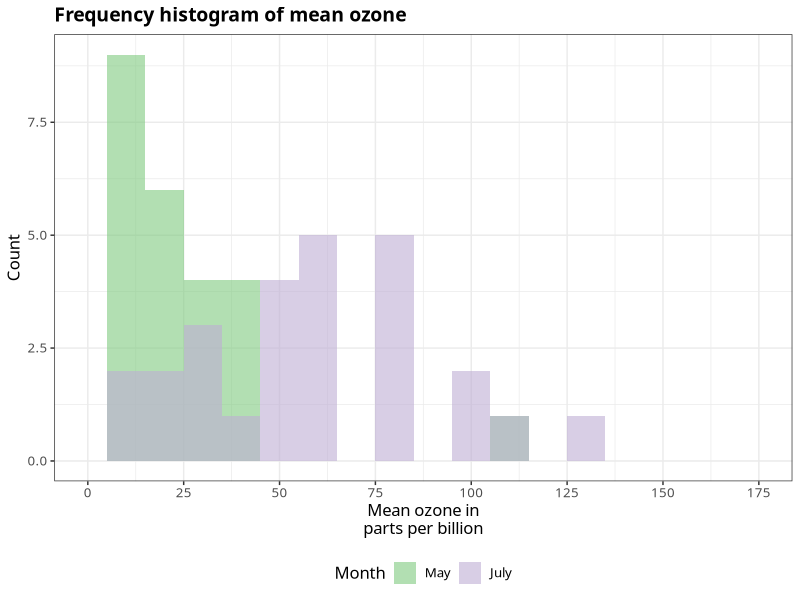
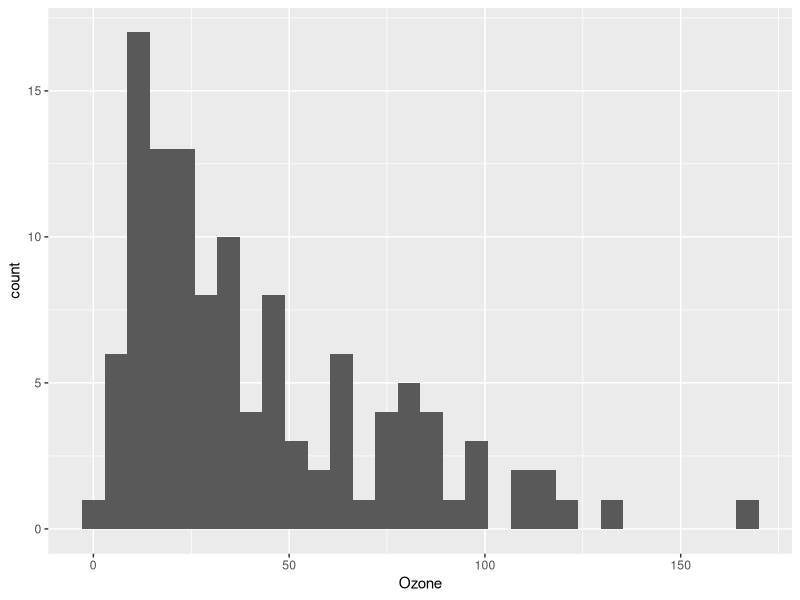
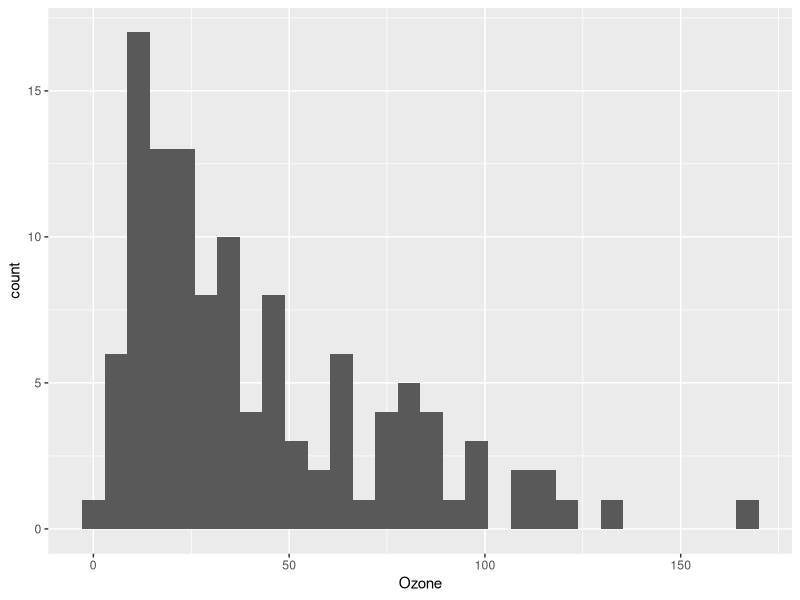
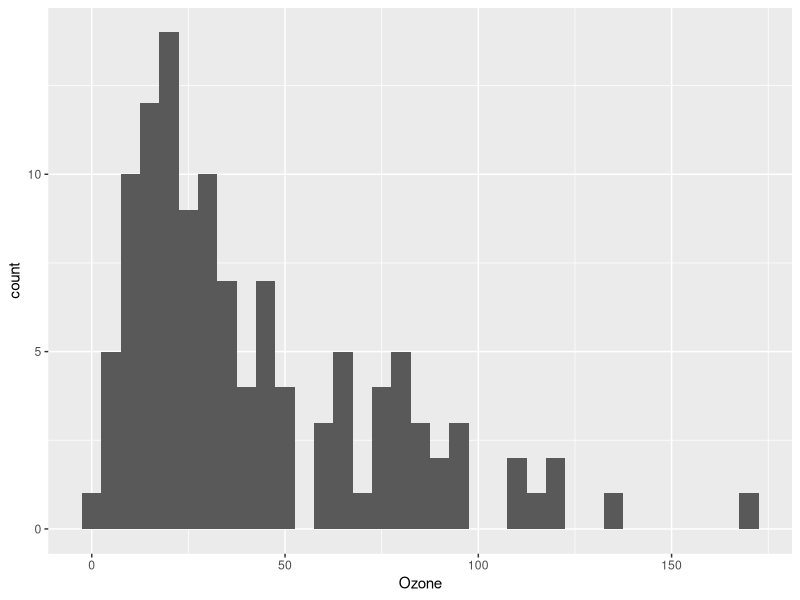
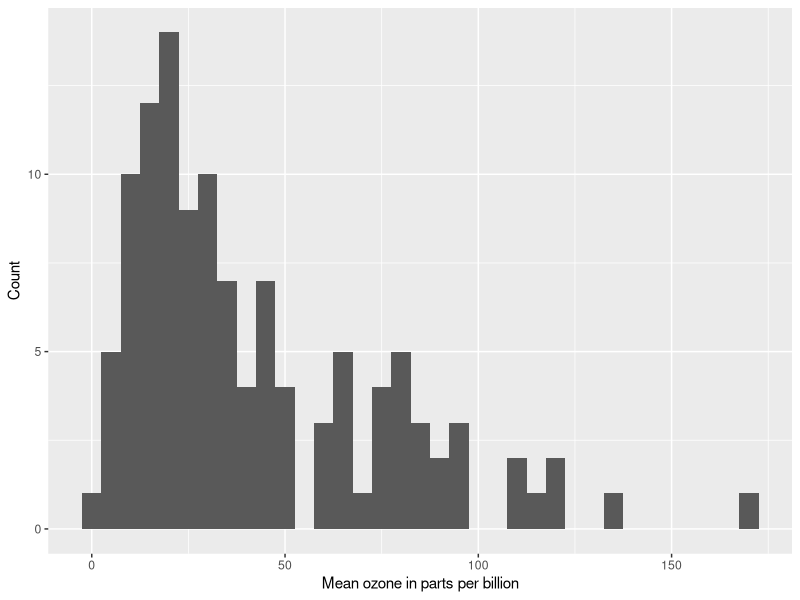
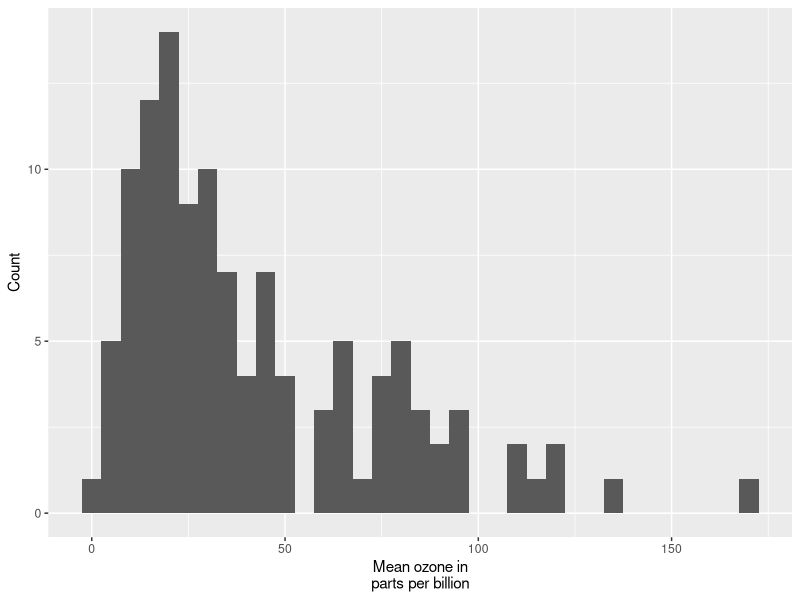
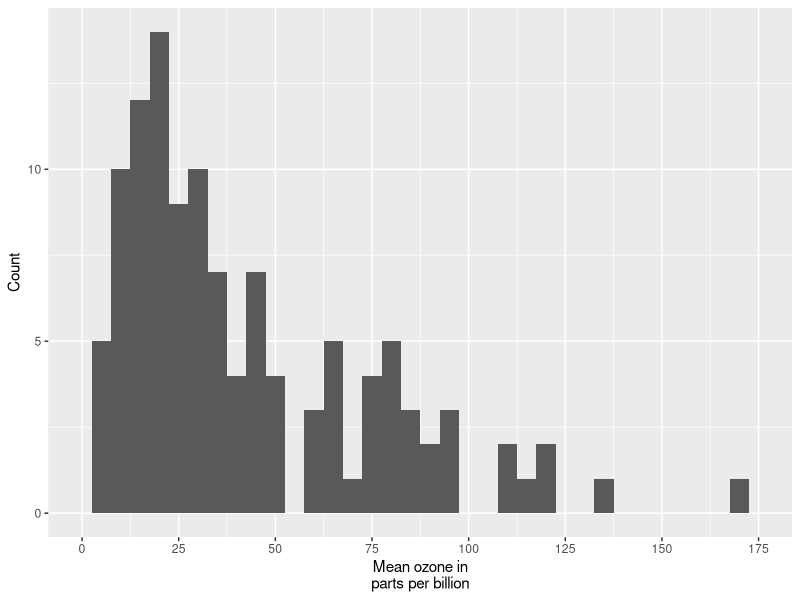
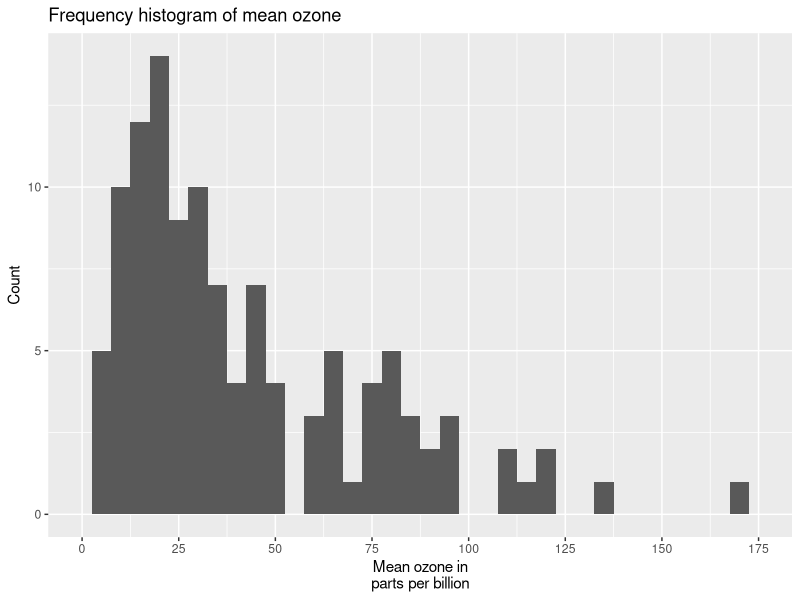

The R script that drew these images, in order:
## ---- chunk 1
knitr::opts_chunk$set(message = F, error = F, warning = F, comment = NA, fig.align = 'center', dpi = 100, fig.width=6, fig.height=5, tidy = F, cache.path = '.cache/', fig.path = 'Histograms/')
## ---- chunk 2
rm(list = ls())
library(datasets)
library(ggplot2)

data(airquality)
## ---- chunk 3
library(RColorBrewer)

airquality_trimmed <- airquality[which(airquality$Month == 5 | 
                                       airquality$Month == 7), ]
airquality_trimmed$Month.f <- factor(airquality_trimmed$Month, 
                                     labels = c("May", "July"))

ggplot(airquality_trimmed, aes(x = Ozone, fill = Month.f)) + 
    geom_histogram(aes(y = ..count..), binwidth = 10,
                   position="identity", alpha=0.6) +
    scale_x_continuous(name = "Mean ozone in\nparts per billion",
                              breaks = seq(0, 175, 25),
                              limits=c(0, 175)) +
    scale_y_continuous(name = "Count") +
    ggtitle("Frequency histogram of mean ozone") +
    theme_bw() +
    theme(plot.title = element_text(size = 14, family = "Tahoma", face = "bold"), 
                text = element_text(size = 12, family = "Tahoma"),
          legend.position = "bottom") +
    scale_fill_brewer(palette="Accent") +
    labs(fill="Month")
## ---- chunk 4
ggplot(airquality, aes(x = Ozone)) + 
                geom_histogram()

## ---- chunk 5
ggplot(airquality, aes(x = Ozone)) + 
    geom_histogram(aes(y = ..count..))
## ---- chunk 6
ggplot(airquality, aes(x = Ozone)) + 
    geom_histogram(aes(y = ..count..), binwidth = 5)
## ---- chunk 7
ggplot(airquality, aes(x = Ozone)) + 
    geom_histogram(aes(y = ..count..), binwidth = 5) +
    scale_x_continuous(name = "Mean ozone in parts per billion") +
    scale_y_continuous(name = "Count")
## ---- chunk 8
ggplot(airquality, aes(x = Ozone)) + 
    geom_histogram(aes(y = ..count..), binwidth = 5) +
    scale_x_continuous(name = "Mean ozone in\nparts per billion") +
    scale_y_continuous(name = "Count")
## ---- chunk 9
ggplot(airquality, aes(x = Ozone)) + 
    geom_histogram(aes(y = ..count..), binwidth = 5) +
    scale_x_continuous(name = "Mean ozone in\nparts per billion",
                              breaks = seq(0, 175, 25),
                              limits=c(0, 175)) +
    scale_y_continuous(name = "Count")
## ---- chunk 10
ggplot(airquality, aes(x = Ozone)) + 
    geom_histogram(aes(y = ..count..), binwidth = 5) +
    scale_x_continuous(name = "Mean ozone in\nparts per billion",
                              breaks = seq(0, 175, 25),
                              limits=c(0, 175)) +
    scale_y_continuous(name = "Count") +
    ggtitle("Frequency histogram of mean ozone")
## ---- chunk 11
barfill <- "gold1"
barlines <- "goldenrod2"

ggplot(airquality, aes(x = Ozone)) + 
    geom_histogram(aes(y = ..count..), binwidth = 5,
                   colour = barlines, fill = barfill) +
    scale_x_continuous(name = "Mean ozone in\nparts per billion",
                              breaks = seq(0, 175, 25),
                              limits=c(0, 175)) +
    scale_y_continuous(name = "Count") +
    ggtitle("Frequency histogram of mean ozone")
## ---- chunk 12
barfill <- "#4271AE"
barlines <- "#1F3552"

ggplot(airquality, aes(x = Ozone)) + 
    geom_histogram(aes(y = ..count..), binwidth = 5,
                   colour = barlines, fill = barfill) +
    scale_x_continuous(name = "Mean ozone in\nparts per billion",
                              breaks = seq(0, 175, 25),
                              limits=c(0, 175)) +
    scale_y_continuous(name = "Count") +
    ggtitle("Frequency histogram of mean ozone")
## ---- chunk 13
ggplot(airquality, aes(x = Ozone)) + 
    geom_histogram(aes(fill = ..count..), binwidth = 5) +
    scale_x_continuous(name = "Mean ozone in\nparts per billion",
                              breaks = seq(0, 175, 25),
                              limits=c(0, 175)) +
    scale_y_continuous(name = "Count") +
    ggtitle("Frequency histogram of mean ozone")
## ---- chunk 14
ggplot(airquality, aes(x = Ozone)) + 
    geom_histogram(aes(fill = ..count..), binwidth = 5) +
    scale_x_continuous(name = "Mean ozone in\nparts per billion",
                              breaks = seq(0, 175, 25),
                              limits=c(0, 175)) +
    scale_y_continuous(name = "Count") +
    ggtitle("Frequency histogram of mean ozone") +
    scale_fill_gradient("Count", low = "blue", high = "red")
## ---- chunk 15
barfill <- "#4271AE"
barlines <- "#1F3552"

ggplot(airquality, aes(x = Ozone)) + 
    geom_histogram(aes(y = ..count..), binwidth = 5,
                   colour = barlines, fill = barfill) +
    scale_x_continuous(name = "Mean ozone in\nparts per billion",
                              breaks = seq(0, 175, 25),
                              limits=c(0, 175)) +
    scale_y_continuous(name = "Count") +
    ggtitle("Frequency histogram of mean ozone") +
    theme_bw()
## ---- chunk 16
library(ggthemes)

barfill <- "#4271AE"
barlines <- "#1F3552"

ggplot(airquality, aes(x = Ozone)) + 
    geom_histogram(aes(y = ..count..), binwidth = 5,
                   colour = barlines, fill = barfill) +
    scale_x_continuous(name = "Mean ozone in\nparts per billion",
                              breaks = seq(0, 175, 25),
                              limits=c(0, 175)) +
    scale_y_continuous(name = "Count") +
    ggtitle("Frequency histogram of mean ozone") +
    theme_economist()
## ---- chunk 17
theme_xkcd <- theme(
    axis.line = element_line(size=1, colour = "black"), 
    panel.grid.major = element_blank(),
    panel.grid.minor = element_blank(), 
    panel.border = element_blank(), 
    panel.background = element_blank(),
    plot.title=element_text(size = 20, family="xkcd-Regular"), 
    text=element_text(size = 16, family="xkcd-Regular"), 
    axis.text.x=element_text(colour="black", size = 12), 
    axis.text.y=element_text(colour="black", size = 12)
) 

ggplot(airquality, aes(x = Ozone)) + 
    geom_histogram(aes(y = ..count..), binwidth = 10,
                   colour = "black", fill = "white") +
    scale_x_continuous(name = "Mean ozone in\nparts per billion",
                              breaks = seq(0, 175, 25),
                              limits=c(0, 175)) +
    scale_y_continuous(name = "Count") +
    ggtitle("Frequency histogram of mean ozone") + 
    theme_xkcd
## ---- chunk 18
barfill <- "#4271AE"
barlines <- "#1F3552"

ggplot(airquality, aes(x = Ozone)) + 
    geom_histogram(aes(y = ..count..), binwidth = 5,
                   colour = barlines, fill = barfill) +
    scale_x_continuous(name = "Mean ozone in\nparts per billion",
                              breaks = seq(0, 175, 25),
                              limits=c(0, 175)) +
    scale_y_continuous(name = "Count") +
    ggtitle("Frequency histogram of mean ozone") +
    theme_bw() +
    theme(plot.title = element_text(size = 14, family = "Tahoma", face = "bold"), 
                text = element_text(size = 12, family = "Tahoma")) +
    geom_vline(xintercept = 75, size = 1, colour = "#FF3721", 
               linetype = "dashed")
## ---- chunk 19
airquality_trimmed <- airquality[which(airquality$Month == 5 | 
                                       airquality$Month == 7), ]
airquality_trimmed$Month.f <- factor(airquality_trimmed$Month, 
                                     labels = c("May", "July"))

ggplot(airquality_trimmed, aes(x = Ozone)) + 
    geom_histogram(aes(y = ..count..), binwidth = 10,
                   colour = barlines, fill = barfill) +
    scale_x_continuous(name = "Mean ozone in\nparts per billion",
                              breaks = seq(0, 175, 25),
                              limits=c(0, 175)) +
    scale_y_continuous(name = "Count") +
    ggtitle("Frequency histogram of mean ozone") +
    theme_bw() +
    theme(plot.title = element_text(size = 14, family = "Tahoma", face = "bold"), 
                text = element_text(size = 12, family = "Tahoma")) +
    facet_grid(. ~ Month.f, scales = "free")
## ---- chunk 20
library(RColorBrewer)

ggplot(airquality_trimmed, aes(x = Ozone, fill = Month.f)) + 
    geom_histogram(aes(y = ..count..), binwidth = 10,
                   position="identity", alpha=0.6) +
    scale_x_continuous(name = "Mean ozone in\nparts per billion",
                              breaks = seq(0, 175, 25),
                              limits=c(0, 175)) +
    scale_y_continuous(name = "Count") +
    ggtitle("Frequency histogram of mean ozone") +
    theme_bw() +
    theme(plot.title = element_text(size = 14, family = "Tahoma", face = "bold"), 
                text = element_text(size = 12, family = "Tahoma")) +
    scale_fill_brewer(palette="Accent")
## ---- chunk 21
ggplot(airquality_trimmed, aes(x = Ozone, fill = Month.f)) + 
    geom_histogram(aes(y = ..count..), binwidth = 10,
                   position="identity", alpha=0.6) +
    scale_x_continuous(name = "Mean ozone in\nparts per billion",
                              breaks = seq(0, 175, 25),
                              limits=c(0, 175)) +
    scale_y_continuous(name = "Count") +
    ggtitle("Frequency histogram of mean ozone") +
    theme_bw() +
    theme(plot.title = element_text(size = 14, family = "Tahoma", face = "bold"), 
                text = element_text(size = 12, family = "Tahoma"),
          legend.position = "bottom") +
    scale_fill_brewer(palette="Accent") +
    labs(fill="Month")
